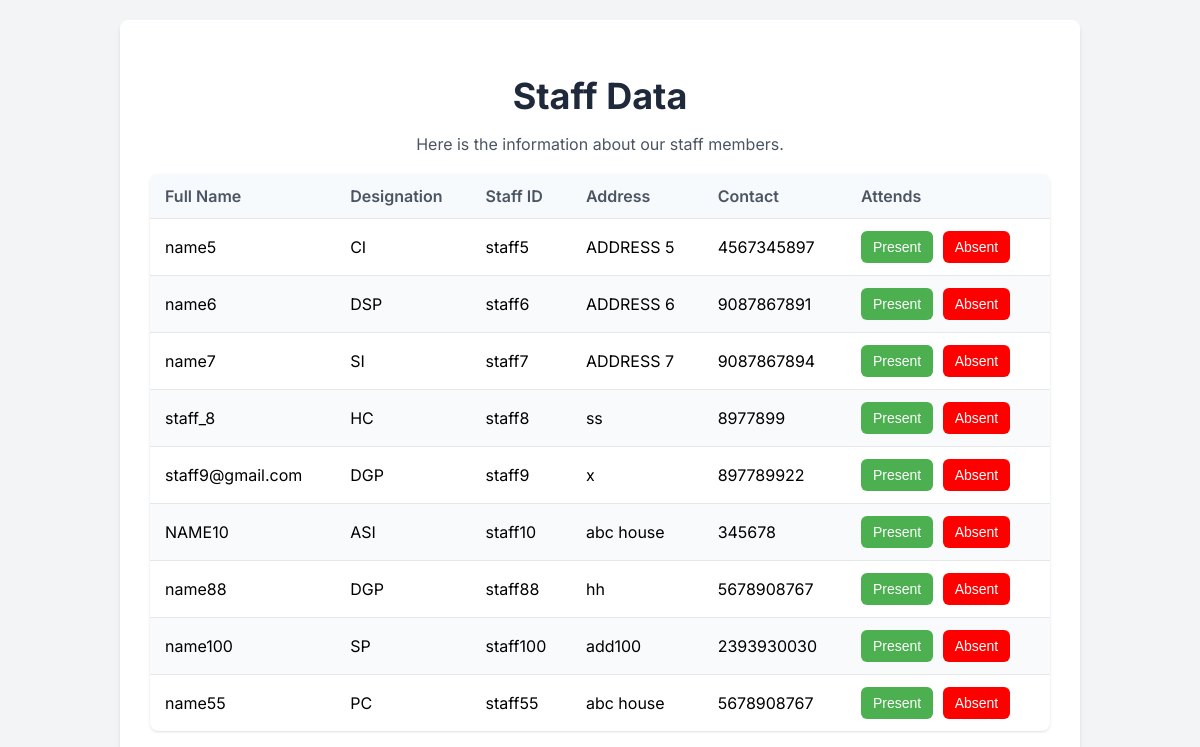
Before: /mark_attendance/ (signed in) with the older database file.
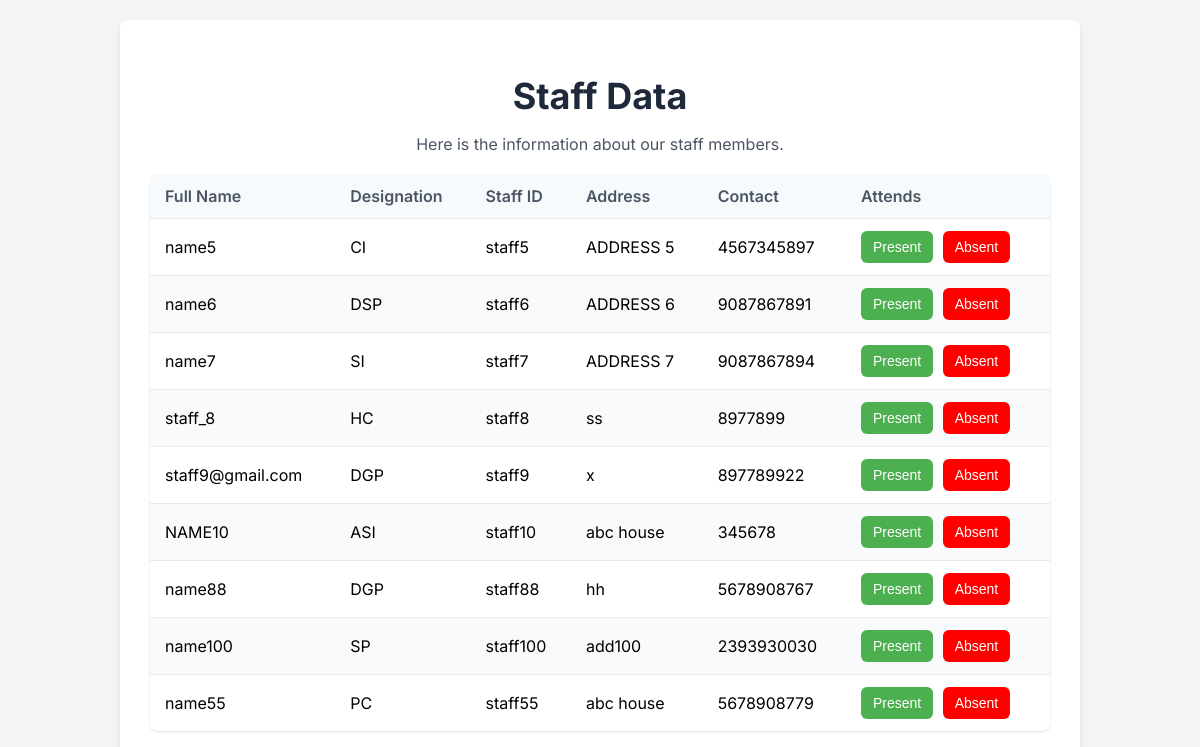
After: the same page with the newer database file.
### app_mini/models.py (models this page shows)
class staff(models.Model):
    DESIGNATION_CHOICE = [
        ('DGP', 'Director General of Police'),
        ('IGP', 'Inspector General of Police'),
        ('SP', 'Superintendent of Police'),
        ('DSP', 'Deputy Superintendent of Police'),
        ('CI', 'Circle Inspector'),
        ('SI', 'Sub Inspector'),
        ('ASI', 'Assistant Sub Inspector'),
        ('HC', 'Head Constable'),
        ('PC', 'Police Constable')
    ]
    profile_picture = models.ImageField(upload_to='profile_staff/', null=True)
    staff_id = models.CharField(max_length=50, primary_key=True)
    login_id = models.ForeignKey(login, on_delete=models.CASCADE, null=True, blank=True)
    full_name = models.CharField(max_length=100)
    address = models.CharField(max_length=100)
    contact = models.CharField(max_length=50)
    designation = models.CharField(max_length=50, choices=DESIGNATION_CHOICE)
    gender = models.CharField(max_length=20)
    date_of_birth = models.CharField(max_length=20)
    station = models.ForeignKey(police_station_registration, on_delete=models.SET_NULL, null=True)

### app_mini/views.py (the view)
# urls.py: path('mark_attendance/', views.mark_attendance, name='mark_attendance'),
def mark_attendance(request):
    date = datetime.date.today()
    station_login_id = request.session.get('station_id')
    station_login_ins = get_object_or_404(login_table, id=station_login_id)
    station = get_object_or_404(police_station_registration, login_id=station_login_ins)
    staff_data = staff.objects.filter(station=station)
    att_ins = Attendance.objects.filter(date=date, station=station)
    attendance_dict = {att.staff.staff_id: True for att in att_ins}
    return render(request, 'police_station/mark_attendance.html', {
        'staff_data': staff_data,
        'attendance_dict': attendance_dict,
    })

### app_mini/templates/police_station/mark_attendance.html (shortened to what this page needs)
<!DOCTYPE html>
<html lang="en">
<head>
</head>
<body class="bg-gray-100 font-sans">
    <div class="staff-container">
        <header class="staff-header">
            <h1>Staff Data</h1>
            <p>Here is the information about our staff members.</p>
        </header>
        <main>
            <div class="staff-list">
                {% if staff_data %}
                    <table class="staff-table">
                        <thead>
                            <tr>
                                <th>Full Name</th>
                                <th>Designation</th>
                                <th>Staff ID</th>
                                <th>Address</th>
                                <th>Contact</th>
                                <th>Attends</th>
                            </tr>
                        </thead>
                        <tbody>
                            {% for staff in staff_data %}
                            <tr>
                                <td>{{ staff.full_name }}</td>
                                <td>{{ staff.designation }}</td>
                                <td>{{ staff.staff_id }}</td>
                                <td>{{ staff.address }}</td>
                                <td>{{ staff.contact }}</td>
                                <td>
                                    {% if staff.staff_id in attendance_dict %}
                                        <button class="edit-btn" data-staff-id="{{ staff.staff_id }}" style="background: lightskyblue;">
                                            Edit Attendens
                                        </button>
                                    {% else %}
                                        <button id="btn"><a href="{% url 'present' staff.staff_id %}">Present</a></button>
                                        <button id="btn_1" style="background: red;"><a href="{% url 'absent' staff.staff_id %}">Absent</a></button>
                                    {% endif %}
                                </td>
                            </tr>
{% endfor %}
                 </tbody>
                    </table>
                {% else %}
                    <p class="no-staff-message">There Aren't Any Staff's</p>
                {% endif %}
            </div>
        </main>
    </div>
</body>
</html>

Changed rows visible on the page:
changed staff "name55": contact "5678908767" → "5678908779"
